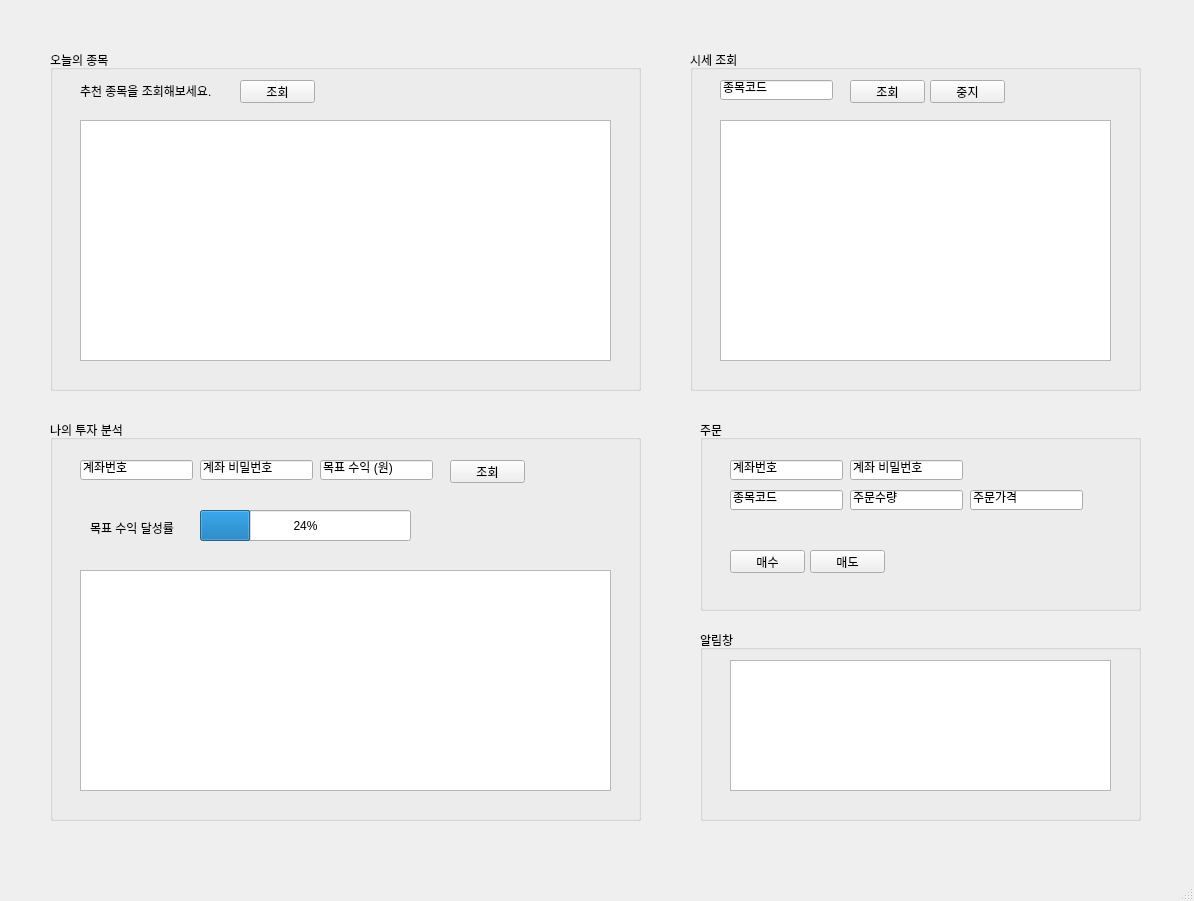
<?xml version="1.0" encoding="UTF-8"?>
<ui version="4.0">
 <class>MainWindow</class>
 <widget class="QMainWindow" name="MainWindow">
  <property name="geometry">
   <rect>
    <x>0</x>
    <y>0</y>
    <width>1194</width>
    <height>901</height>
   </rect>
  </property>
  <property name="windowTitle">
   <string>MainWindow</string>
  </property>
  <widget class="QWidget" name="centralwidget">
   <widget class="QGroupBox" name="groupBox_2">
    <property name="geometry">
     <rect>
      <x>50</x>
      <y>420</y>
      <width>591</width>
      <height>401</height>
     </rect>
    </property>
    <property name="title">
     <string>나의 투자 분석</string>
    </property>
    <widget class="QLineEdit" name="lineEdit_2_3">
     <property name="geometry">
      <rect>
       <x>270</x>
       <y>40</y>
       <width>113</width>
       <height>20</height>
      </rect>
     </property>
     <property name="text">
      <string>목표 수익 (원)</string>
     </property>
    </widget>
    <widget class="QPushButton" name="pushButton_2">
     <property name="geometry">
      <rect>
       <x>400</x>
       <y>40</y>
       <width>75</width>
       <height>23</height>
      </rect>
     </property>
     <property name="text">
      <string>조회</string>
     </property>
    </widget>
    <widget class="QLineEdit" name="lineEdit_2_2">
     <property name="geometry">
      <rect>
       <x>150</x>
       <y>40</y>
       <width>113</width>
       <height>20</height>
      </rect>
     </property>
     <property name="text">
      <string>계좌 비밀번호</string>
     </property>
    </widget>
    <widget class="QLineEdit" name="lineEdit_2_1">
     <property name="geometry">
      <rect>
       <x>30</x>
       <y>40</y>
       <width>113</width>
       <height>20</height>
      </rect>
     </property>
     <property name="text">
      <string>계좌번호</string>
     </property>
    </widget>
    <widget class="QProgressBar" name="progressBar_2">
     <property name="geometry">
      <rect>
       <x>150</x>
       <y>90</y>
       <width>211</width>
       <height>31</height>
      </rect>
     </property>
     <property name="value">
      <number>24</number>
     </property>
    </widget>
    <widget class="QLabel" name="label_2">
     <property name="geometry">
      <rect>
       <x>40</x>
       <y>100</y>
       <width>111</width>
       <height>16</height>
      </rect>
     </property>
     <property name="text">
      <string>목표 수익 달성률</string>
     </property>
    </widget>
    <widget class="QTableWidget" name="tableWidget_2">
     <property name="geometry">
      <rect>
       <x>30</x>
       <y>150</y>
       <width>531</width>
       <height>221</height>
      </rect>
     </property>
    </widget>
   </widget>
   <widget class="QGroupBox" name="groupBox_3">
    <property name="geometry">
     <rect>
      <x>700</x>
      <y>420</y>
      <width>441</width>
      <height>191</height>
     </rect>
    </property>
    <property name="title">
     <string>주문</string>
    </property>
    <widget class="QLineEdit" name="lineEdit_3_2">
     <property name="geometry">
      <rect>
       <x>150</x>
       <y>40</y>
       <width>113</width>
       <height>20</height>
      </rect>
     </property>
     <property name="text">
      <string>계좌 비밀번호</string>
     </property>
    </widget>
    <widget class="QLineEdit" name="lineEdit_3_1">
     <property name="geometry">
      <rect>
       <x>30</x>
       <y>40</y>
       <width>113</width>
       <height>20</height>
      </rect>
     </property>
     <property name="text">
      <string>계좌번호</string>
     </property>
    </widget>
    <widget class="QLineEdit" name="lineEdit_3_4">
     <property name="geometry">
      <rect>
       <x>150</x>
       <y>70</y>
       <width>113</width>
       <height>20</height>
      </rect>
     </property>
     <property name="text">
      <string>주문수량</string>
     </property>
    </widget>
    <widget class="QLineEdit" name="lineEdit_3_5">
     <property name="geometry">
      <rect>
       <x>270</x>
       <y>70</y>
       <width>113</width>
       <height>20</height>
      </rect>
     </property>
     <property name="text">
      <string>주문가격</string>
     </property>
    </widget>
    <widget class="QPushButton" name="pushButton_3_2">
     <property name="geometry">
      <rect>
       <x>110</x>
       <y>130</y>
       <width>75</width>
       <height>23</height>
      </rect>
     </property>
     <property name="text">
      <string>매도</string>
     </property>
    </widget>
    <widget class="QPushButton" name="pushButton_3_1">
     <property name="geometry">
      <rect>
       <x>30</x>
       <y>130</y>
       <width>75</width>
       <height>23</height>
      </rect>
     </property>
     <property name="text">
      <string>매수</string>
     </property>
    </widget>
    <widget class="QLineEdit" name="lineEdit_3_3">
     <property name="geometry">
      <rect>
       <x>30</x>
       <y>70</y>
       <width>113</width>
       <height>20</height>
      </rect>
     </property>
     <property name="text">
      <string>종목코드</string>
     </property>
    </widget>
   </widget>
   <widget class="QGroupBox" name="groupBox">
    <property name="geometry">
     <rect>
      <x>50</x>
      <y>50</y>
      <width>591</width>
      <height>341</height>
     </rect>
    </property>
    <property name="title">
     <string>오늘의 종목</string>
    </property>
    <widget class="QLabel" name="label">
     <property name="geometry">
      <rect>
       <x>30</x>
       <y>30</y>
       <width>211</width>
       <height>21</height>
      </rect>
     </property>
     <property name="text">
      <string>추천 종목을 조회해보세요.</string>
     </property>
    </widget>
    <widget class="QPushButton" name="pushButton">
     <property name="geometry">
      <rect>
       <x>190</x>
       <y>30</y>
       <width>75</width>
       <height>23</height>
      </rect>
     </property>
     <property name="text">
      <string>조회</string>
     </property>
    </widget>
    <widget class="QTableWidget" name="tableWidget">
     <property name="geometry">
      <rect>
       <x>30</x>
       <y>70</y>
       <width>531</width>
       <height>241</height>
      </rect>
     </property>
    </widget>
   </widget>
   <widget class="QGroupBox" name="groupBox_4">
    <property name="geometry">
     <rect>
      <x>700</x>
      <y>630</y>
      <width>441</width>
      <height>191</height>
     </rect>
    </property>
    <property name="title">
     <string>알림창</string>
    </property>
    <widget class="QListWidget" name="listWidget_4">
     <property name="geometry">
      <rect>
       <x>30</x>
       <y>30</y>
       <width>381</width>
       <height>131</height>
      </rect>
     </property>
    </widget>
   </widget>
   <widget class="QGroupBox" name="groupBox_5">
    <property name="geometry">
     <rect>
      <x>690</x>
      <y>50</y>
      <width>451</width>
      <height>341</height>
     </rect>
    </property>
    <property name="title">
     <string>시세 조회</string>
    </property>
    <widget class="QPushButton" name="pushButton_5_1">
     <property name="geometry">
      <rect>
       <x>160</x>
       <y>30</y>
       <width>75</width>
       <height>23</height>
      </rect>
     </property>
     <property name="text">
      <string>조회</string>
     </property>
    </widget>
    <widget class="QTableWidget" name="tableWidget_5">
     <property name="geometry">
      <rect>
       <x>30</x>
       <y>70</y>
       <width>391</width>
       <height>241</height>
      </rect>
     </property>
    </widget>
    <widget class="QPushButton" name="pushButton_5_2">
     <property name="geometry">
      <rect>
       <x>240</x>
       <y>30</y>
       <width>75</width>
       <height>23</height>
      </rect>
     </property>
     <property name="text">
      <string>중지</string>
     </property>
    </widget>
    <widget class="QLineEdit" name="lineEdit_2_4">
     <property name="geometry">
      <rect>
       <x>30</x>
       <y>30</y>
       <width>113</width>
       <height>20</height>
      </rect>
     </property>
     <property name="text">
      <string>종목코드</string>
     </property>
    </widget>
   </widget>
  </widget>
  <widget class="QMenuBar" name="menubar">
   <property name="geometry">
    <rect>
     <x>0</x>
     <y>0</y>
     <width>1194</width>
     <height>21</height>
    </rect>
   </property>
  </widget>
  <widget class="QStatusBar" name="statusbar"/>
 </widget>
 <resources/>
 <connections/>
</ui>
